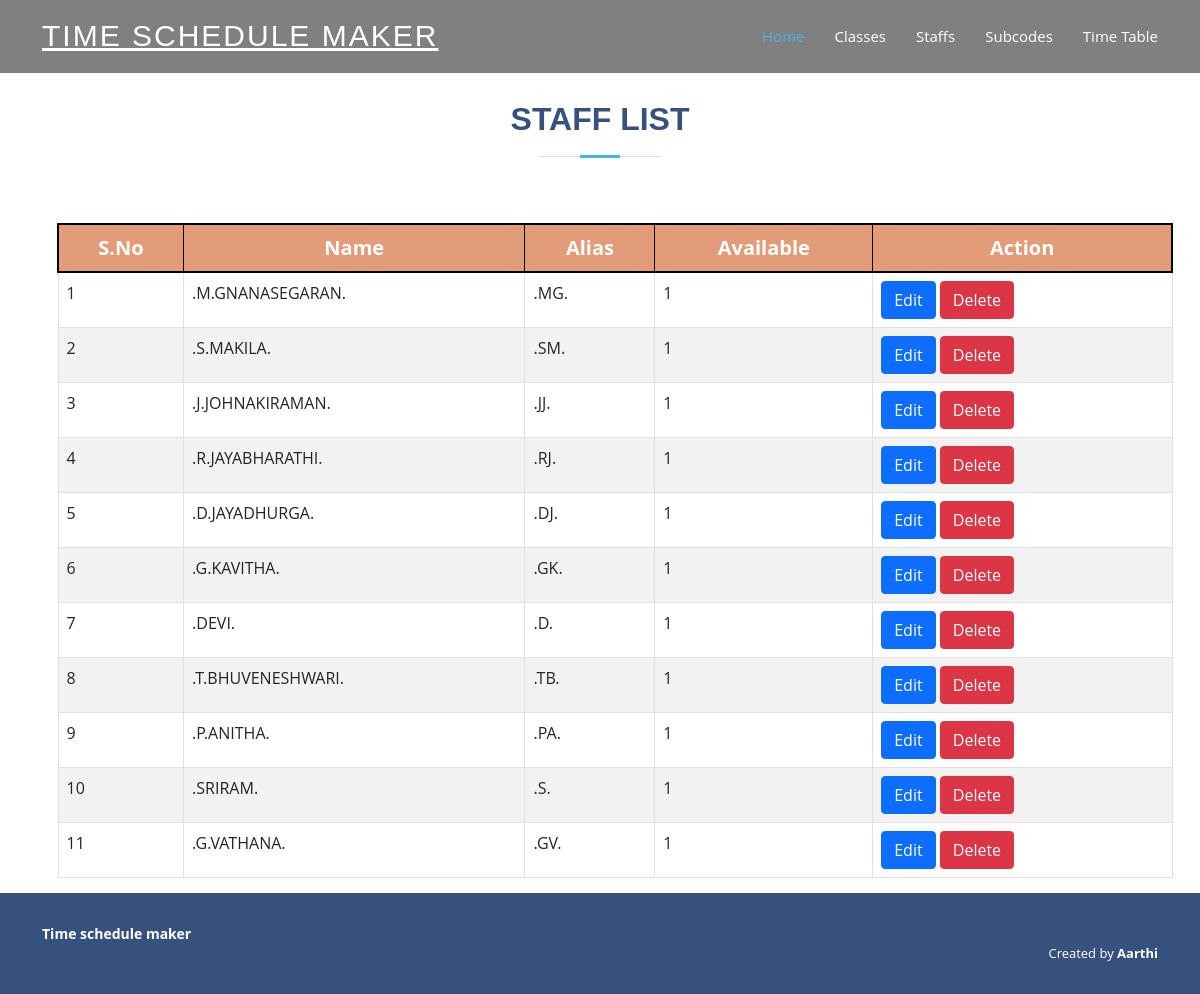
/admin/index.php?info=staffs (signed in), run on an earlier commit of the app's database.
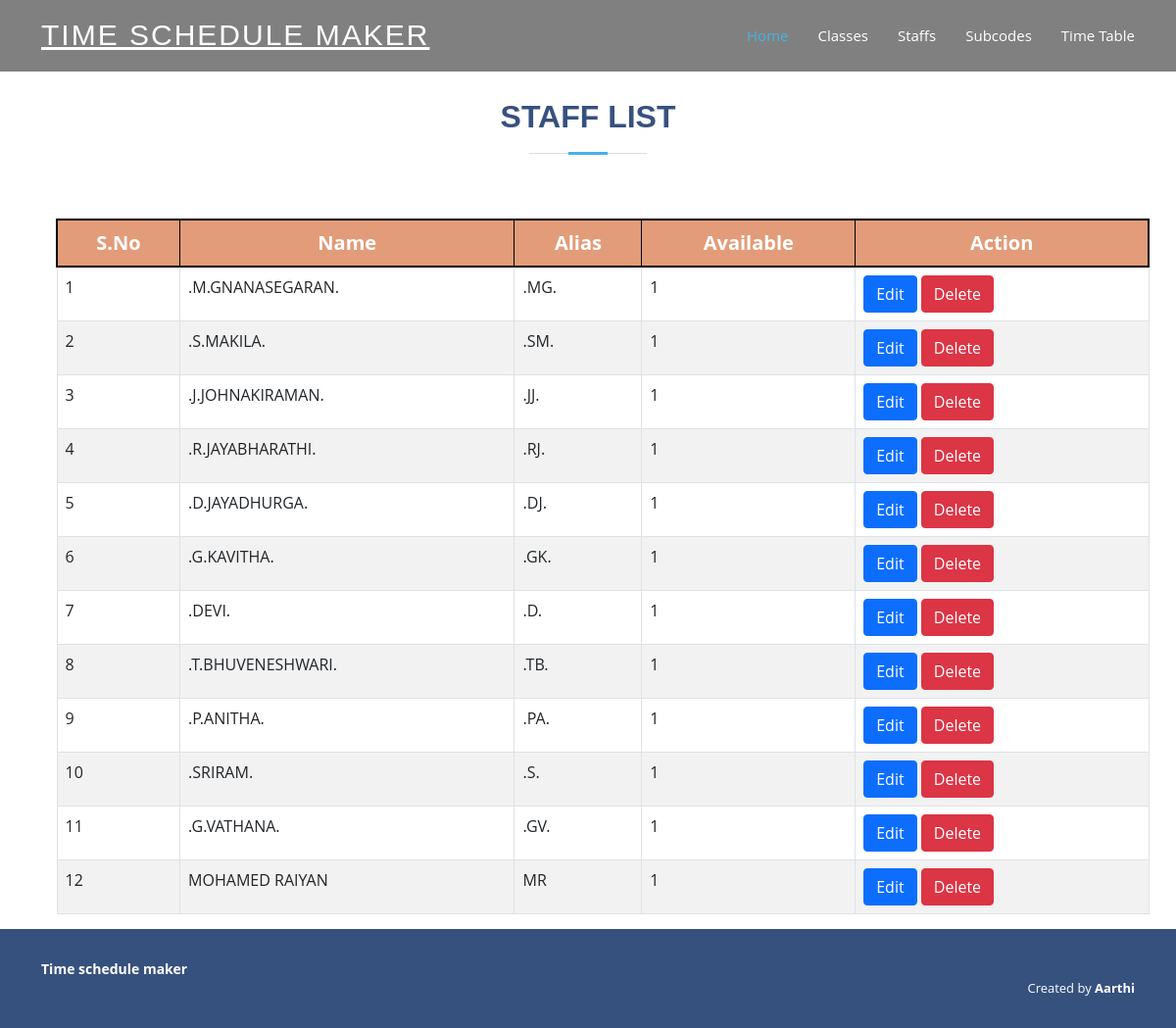
And on a later commit of the database.
### tables this page shows
CREATE TABLE `staffs` (
  `id` int(11) NOT NULL,
  `name` varchar(30) NOT NULL,
  `email` varchar(50) DEFAULT NULL,
  `password` varchar(40) DEFAULT NULL,
  `alias` varchar(10) NOT NULL,
  `is_available` tinyint(1) NOT NULL
);

### admin/staffs.php (the view, shortened to what this page needs)
<?php
extract($_POST);
?>
<div class="container" style="margin-top:100px;">
        <div class="section-title">
          <h2>Staff List</h2>
        </div>
<table class='table table-responsive table-bordered table-striped table-hover' style=margin:15px;>
<tr style="font-size:20px;text-align:center;border:2px solid black;background-color: #EEA47F;color:white;">
    <th>S.No</th>
    <th>Name</th>
    <th>Alias</th>
    <th>Available</th>
    <th>Action</th>
  </tr>
  <?php
  $i=1;
	$que=mysqli_query($con,"select * from staffs");
	while($row=mysqli_fetch_array($que))
	{
  ?>
  <tr>
    <td><?php echo $i;?></td>
    <td><?php echo $row['name'];?></td>
    <td><?php echo $row['alias'];?></td>
    <td><?php echo $row['is_available'];?></td>
    <td>
    <a href="index.php?info=edit_staff&staff_id=<?php echo$row['id']?>" class="btn btn-primary">Edit</a>
    <a href="index.php?info=staffs&delete_id=<?php echo$row['id']?>" class="btn btn-danger">Delete</a>
</td>
  </tr>
  <?php
  $i++;
  }
  ?>
</table>
</div>

What changed in the data, as far as the page shows it:
added staffs: name "MOHAMED RAIYAN", alias "MR", is_available "1"
